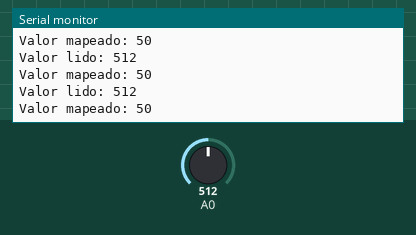
A sketch run on a simulated Arduino Uno, built with avr-gcc and run on an emulated ATmega328P. On the bench: the last lines printed to the serial monitor. The test bench sets the inputs (shaded band); at power-on: A0 = 512.

Above: at 1.2 s.
1.3 s: A0 set to 716
At 1.87 s:
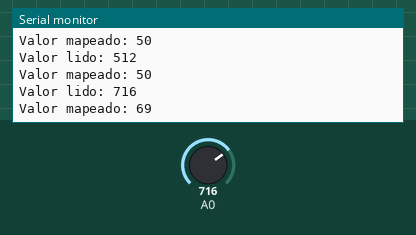
2.8 s: A0 set to 900
At 3.07 s:
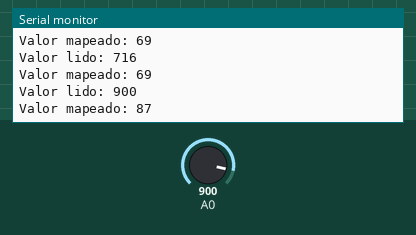
Timing chart, 0 to 5.8 s (numbered marks = the images above; inputs shaded):
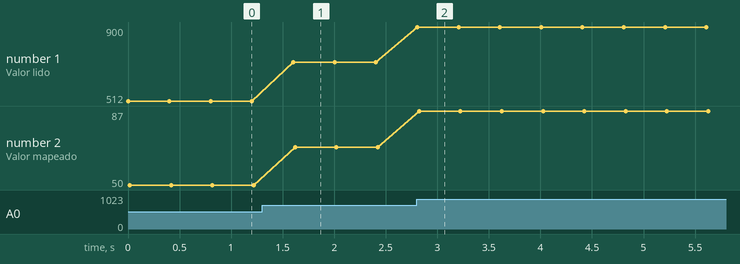

The sketch:

sistema-de-potenciometro.ino
```cpp
#define  POT A0

//Definição da variável "Valor" como o que seŕa mostrado no "monitor serial"

int valor;

//Início do "Setup"

void setup()
{

	Serial.begin(9600);

}

//Início do "Loop"

void loop()
{

	valor = analogRead(A0);

	Serial.print("Valor lido: ");

	Serial.println(valor);

    valor = map(valor, 0, 1023, 0, 100);

    Serial.print("Valor mapeado: ");

    Serial.println(valor);

    Serial.println();

    delay(400);

}
```

Measured:
- after the input at 1.3 s, the serial monitor: prints a new line after 0.30 s (image 1)
- after the input at 2.8 s, the serial monitor: prints a new line at once (image 2)
- plotted number 1: 512 → 716 after the input at 1.3 s, 716 → 900 after the input at 2.8 s
- plotted number 2: 50 → 69 after the input at 1.3 s, 69 → 87 after the input at 2.8 s
